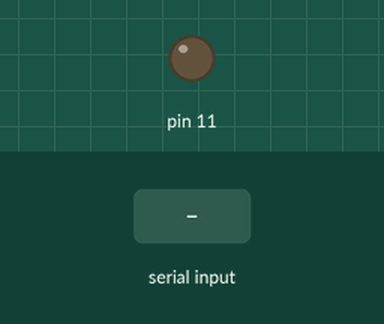
A sketch run on a simulated Arduino Uno, built with avr-gcc and run on an emulated ATmega328P. Parts: output pins drawn as LEDs (lit = HIGH). The test bench sets the inputs (shaded band).

Above: at 1.2 s.
1.3 s: "A" received over Serial
At 1.9 s:
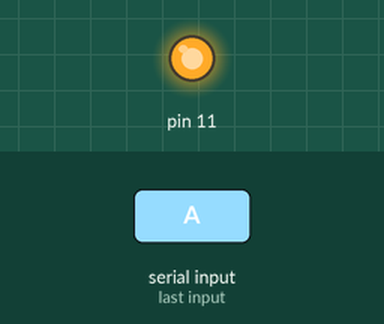
2.8 s: "B" received over Serial
At 4.2 s:
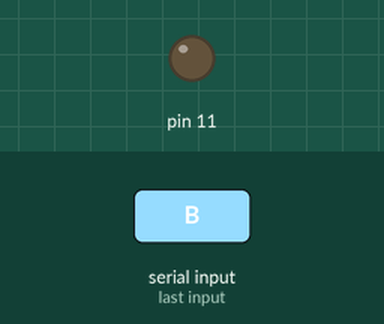
Timing chart, 0 to 5.8 s (numbered marks = the images above; inputs shaded):
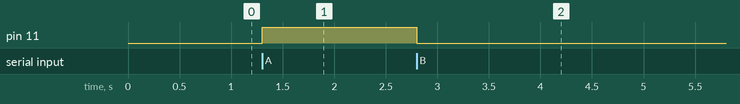

Measured:
- after the input at 1.3 s, pin 11: LOW → HIGH at once
- after the input at 2.8 s, pin 11: HIGH → LOW at once

The sketch:

blinkingledwithHC-05bluetooth.ino
```cpp
int led=11;
int data;


void setup() {
  Serial.begin(9600);
  pinMode(11,OUTPUT);

}

void loop() {
  while(Serial.available()>0){
    data=Serial.read();

    if(data=='A'){
      digitalWrite(11,HIGH);
    }
    if(data=='B'){
      digitalWrite(11,LOW);
    }
  }
}
```
